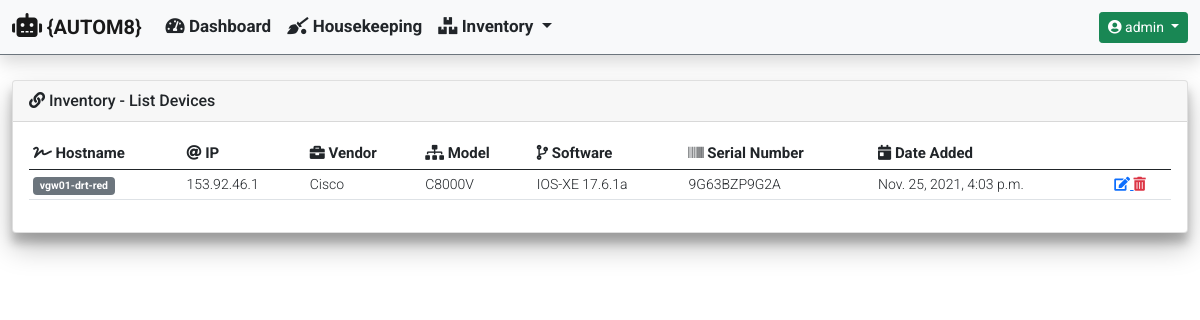
Screenshot of /inventory/device_inventory_list/ (signed in) with the database file from the repository.
### inventory/models.py (models this page shows)
class Device(models.Model):
    hostname = models.CharField(unique=True, max_length=255)
    username = models.CharField(blank=True, max_length=255, null=True)
    password = models.CharField(blank=True, max_length=255, null=True)
    mgmt_ip = models.CharField(unique=True, max_length=12)
    software_version = models.CharField(max_length=255)
    serial_number = models.CharField(max_length=255)
    vendor = models.CharField(max_length=255)
    hardware_model = models.CharField(max_length=255)
    date_added = models.DateTimeField(default=timezone.now())

### inventory/views.py (the view)
def device_inventory_list(request):
    list_of_devices = Device.objects.all()
    context = {
        'title': 'Inventory - List Devices',
        'card_header': 'Inventory - List Devices',
        'data': list_of_devices,
    }
    return render(request, 'inventory/device_inventory_list.html', context)

### templates/inventory/device_inventory_list.html (shortened to what this page needs)
{% extends "base_template/base.html"%}
{% block content %}
{% if data %}
<div class="table-responsive rounded">
    <table id="device_inventory" class="table table-hover table-sm" style="width:100%">
        <thead>
            <tr>
                <th><i class="fas fa-signature"></i> Hostname</th>
                <th><i class="fas fa-at"></i> IP</th>
                <th><i class="fas fa-briefcase"></i> Vendor</th>
                <th><i class="fas fa-sitemap"></i> Model</th>
                <th><i class="fas fa-code-branch"></i> Software</th>
                <th><i class="fas fa-barcode"></i> Serial Number</th>
                <th><i class="fas fa-calendar-day"></i> Date Added</th>
                <th></th>
            </tr>
        </thead>
        <tbody>
            {% for device in data %}
            <tr>
                <td>
                    <a class="badge bg-secondary text-decoration-none" href="{% url 'inventory:device_detailed_information' device.id %}" onclick="spinner_toggle_on();">
                    {{ device.hostname }}
                </a>
                </td>
                <td>{{ device.mgmt_ip }}</td>
                <td>{{ device.vendor }}</td>
                <td>{{ device.hardware_model }}</td>
                <td>{{ device.software_version }}</td>
                <td>{{ device.serial_number }}</td>
                <td>{{ device.date_added }}</td>
                <td>
                    <a href="{% url 'inventory:device_inventory_edit' device.id %}">
                        <i class="fas fa-edit text-decoration-none"></i>
                    </a>
                    <a href="{% url 'inventory:device_inventory_delete' device.id %}">
                        <i class="fas fa-trash-alt fa-md text-danger text-decoration-none"></i>
                    </a>
                </td>
            </tr>
            {% endfor %}
        </tbody>
    </table>
</div>
{% else %}
<h5 class="my-5 fw-bold text-center">No devices are currently present in the database...</h5>
{% endif %}
{% endblock %}

### templates/navbar/navbar.html (shortened to what this page needs)
{% if user.is_authenticated %}
<nav class="navbar navbar-expand-md navbar-light bg-light fixed-top border-bottom border-secondary shadow">
  <div class="container-fluid">
    <a class="navbar-brand" href="#">
      <i class="fas fa-robot" style="font-size: 24px;"></i>
      {AUTOM8}
    </a>
    <div class="collapse navbar-collapse" id="navbarCollapse">
      <ul class="navbar-nav me-auto mb-2 mb-md-0">
        <li class="nav-item">
          <a class="nav-link text-dark" href="{% url 'dashboard:dashboard' %}">
            <i class="fas fa-tachometer-alt"></i>
            Dashboard
          </a>
        </li>
        <li class="nav-item">
          <a class="nav-link text-dark" href="{% url 'housekeeping:housekeeping_celery_tasks' %}">
            <i class="fas fa-quidditch"></i>
            Housekeeping
          </a>
        </li>
        <li class="nav-item dropdown">
          <a class="nav-link dropdown-toggle text-dark" href="#" id="InventoryDropdown" role="button"
            data-bs-toggle="dropdown" aria-expanded="false">
            <i class="fas fa-boxes"></i>
            Inventory
          </a>
        </li>
      </ul>
      <div class="dropdown">
        <a class="btn btn-sm btn-success dropdown-toggle" href="#" role="button" id="UserProfileDropdown"
          data-bs-toggle="dropdown" aria-expanded="false">
          <i class="fas fa-user-circle"></i>
          {{ user.username }}
        </a>
      </div>
    </div>
  </div>
</nav>
{% endif %}

### static/css/custom.css (style rules this page uses)
nav { font-family: 'Roboto', sans-serif; font-weight: 700; font-size: 17px; height: 55px; top: 0; }
body { font-family: 'Roboto', sans-serif; font-weight: 400; font-size: 14px; overflow-y: scroll; min-height: 75rem; padding-top: 5rem; height: 100%; }
th { font-family: 'Roboto', sans-serif; font-weight: 700; font-size: 15px; }
td { font-family: 'Roboto', sans-serif; font-weight: 300; font-size: 14px; }

### rows the page displays
Device: hostname "vgw01-drt-red", mgmt_ip "153.92.46.1", vendor "Cisco", hardware_model "C8000V", software_version "IOS-XE 17.6.1a", serial_number "9G63BZP9G2A", date_added "Nov. 25, 2021, 4:03 p.m."

### other values shown
{{ user.username }} "admin"
{{ card_header }} "Inventory - List Devices"
